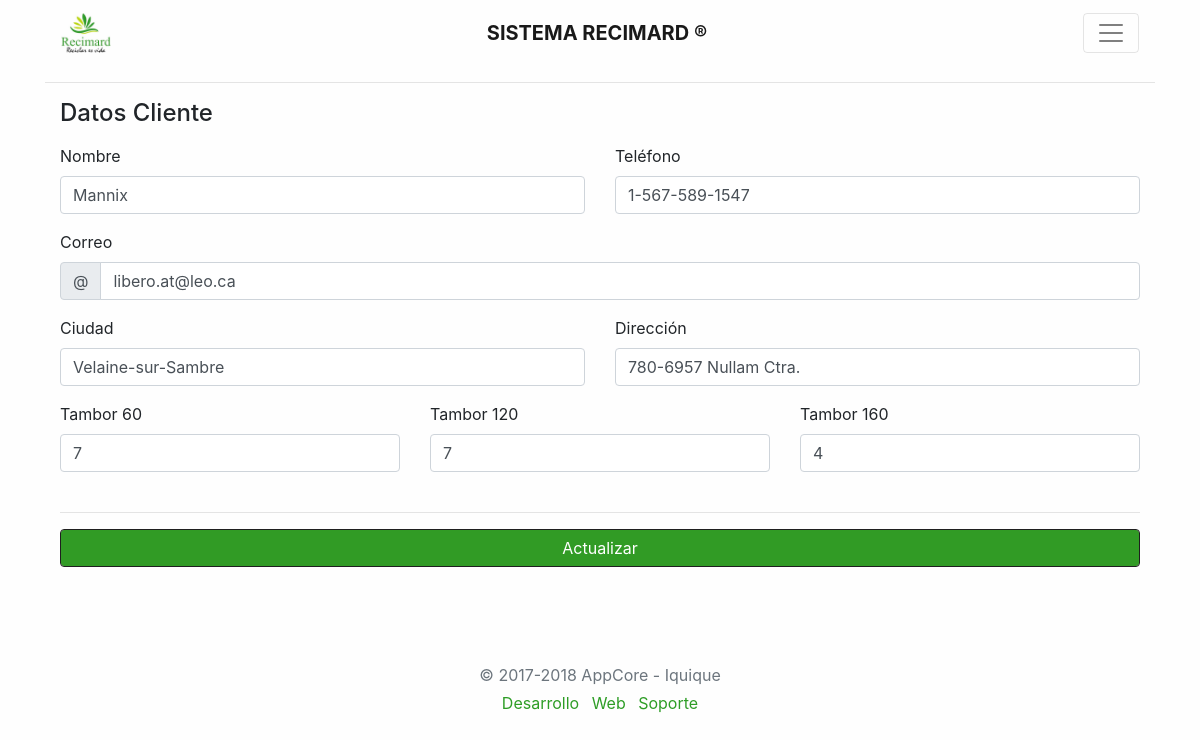
The page /view_editar_clientes.php?id=13&accion=a on the database its author committed.
### tables this page shows
CREATE TABLE `cliente` (
  `id` int(11) NOT NULL,
  `nombre` varchar(100) NOT NULL,
  `telefono` varchar(15) NOT NULL,
  `correo` varchar(100) NOT NULL,
  `ciudad` varchar(50) NOT NULL,
  `direccion` varchar(50) NOT NULL,
  `t1` int(11) NOT NULL,
  `t2` int(11) NOT NULL,
  `t3` int(11) NOT NULL
);

### crud.php (called while the page is built, shortened)
<?php
	class Crud_Cliente{
		public function obtenerCliente($id){
			$db=Db::conectar();
			$select=$db->prepare('SELECT * FROM cliente WHERE id=:id');
			$select->bindValue('id',$id);
			$select->execute();
			$result=$select->fetch();
			return $result;
		}
	}
?>

### view_editar_clientes.php (the view, shortened to what this page needs)
<?php
    require_once('head.php');
	require_once('crud.php');
	$crud  = new Crud_Cliente();
	$cliente=$crud->obtenerCliente($_GET['id']);
?>
<form action='controlador.php' method='post'>
	<hr>
	<div class="col-md-12 order-md-1">
	  <h4 class="mb-3">Datos Cliente</h4>
		<div class="row">
		  <div class="col-md-6 mb-3">
			<label for="firstName">Nombre</label>
			<input type="text" value='<?php echo $cliente["nombre"] ?>' class="form-control" id="nombre" name="nombre" placeholder="Nombre del Cliente" required>
		  </div>
		  <div class="col-md-6 mb-3">
			<label for="lastName">Teléfono</label>
			<input type="text" value='<?php echo $cliente["telefono"] ?>' class="form-control" id="telefono" name="telefono" placeholder="Teléfono" required>
		  </div>
		</div>
		<div class="mb-3">
		  <label for="username">Correo</label>
		  <div class="input-group">
			<div class="input-group-prepend">
			  <span class="input-group-text">@</span>
			</div>
			<input type="text" value='<?php echo $cliente["correo"] ?>' class="form-control" id="correo" name="correo"  placeholder="Correo" required>
		  </div>
		</div>
		<div class="row">
		  <div class="col-md-6 mb-3">
			<label for="firstName">Ciudad</label>
			<input type="text" value='<?php echo $cliente["ciudad"] ?>' class="form-control" id="ciudad" name="ciudad" placeholder="Ciudad del Cliente" required>
		  </div>
		  <div class="col-md-6 mb-3">
			<label for="lastName">Dirección</label>
			<input type="text" value='<?php echo $cliente["direccion"] ?>' class="form-control" id="direccion" name="direccion" placeholder="Dirección" required>
		  </div>
		</div>
	<div class="row">
		  <div class="col-md-4 mb-4">
			<label for="firstName">Tambor 60</label>
			<input type="text" value='<?php echo $cliente["t1"] ?>' class="form-control" id="t1" name="t1" placeholder="Kilos"  required>
		  </div>
		  <div class="col-md-4 mb-4">
			<label for="lastName">Tambor 120</label>
			<input type="text" value='<?php echo $cliente["t2"] ?>' class="form-control" id="t2" name="t2" placeholder="Kilos"  required>
		  </div>
		  <div class="col-md-4 mb-4">
			<label for="lastName">Tambor 160</label>
			<input type="text" value='<?php echo $cliente["t3"] ?>' class="form-control" id="t3" name="t3" placeholder="Kilos"  required>
		  </div>
	</div>
<hr>
<input type='submit' class="form-control btn-sample"  value='Actualizar' name='actualizar'>
</form>
</div>
<?php require_once('footer.php'); ?>

### head.php (style rules this page uses)
.btn-sample { color: #ffffff; background-color: #319B25; border-color: #1F1F1F; }

### rows shown on the page
cliente: nombre "Mannix", telefono "1-567-589-1547", correo "libero.at@leo.ca", ciudad "Velaine-sur-Sambre", direccion "780-6957 Nullam Ctra.", t1 "7", t2 "7", t3 "4"
